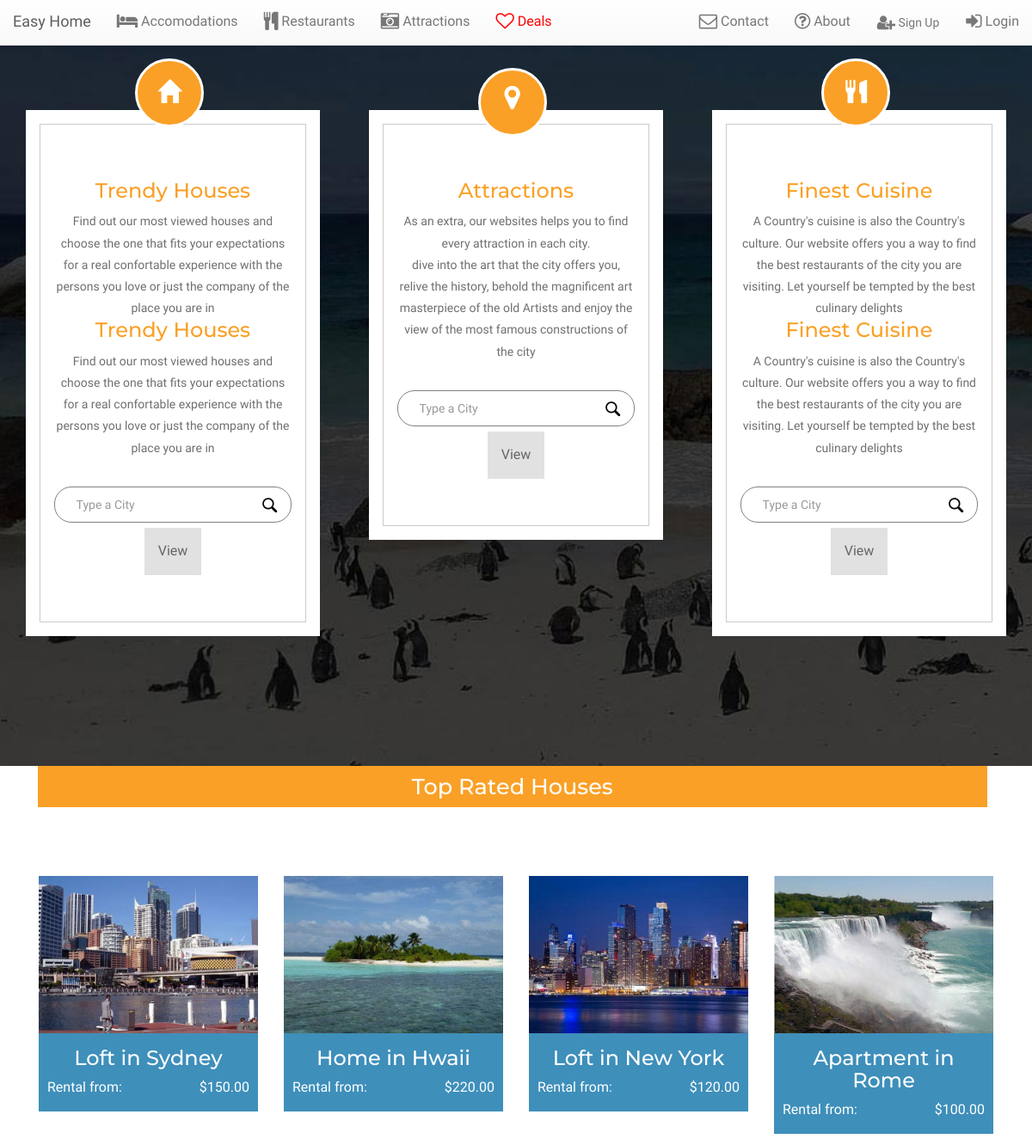
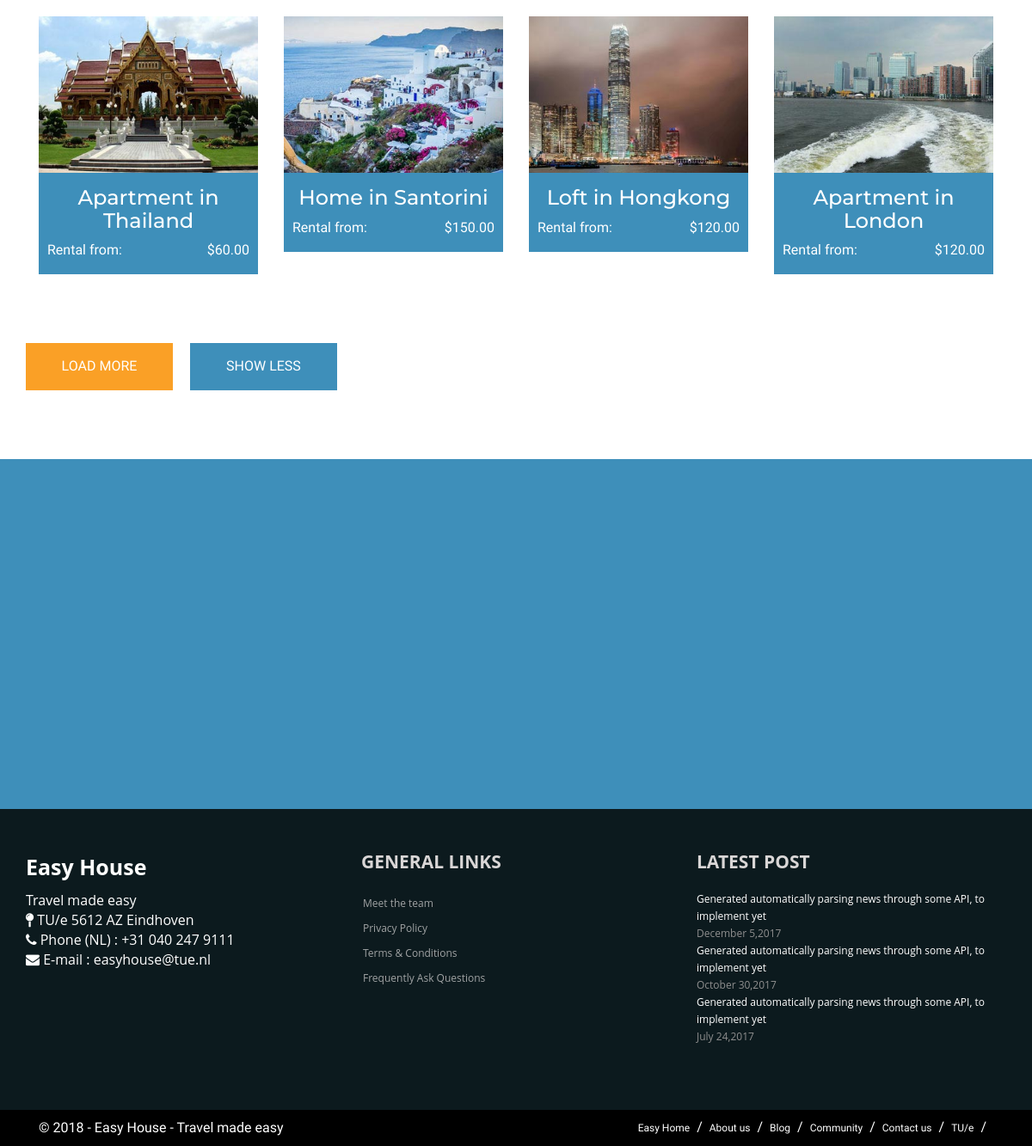
/home/, run on the app's committed database (2 pictures, top to bottom).
### backend/models.py (models this page shows)
class Apartments(models.Model):
	author = models.ForeignKey('auth.User')
	title = models.CharField(max_length=200)
	text = models.TextField()
	created_date = models.DateTimeField(
			default=timezone.now)
	published_date = models.DateTimeField(
			blank=True, null=True)

class Restaurants(models.Model):
	author = models.ForeignKey('auth.User')
	title = models.CharField(max_length=200)
	text = models.TextField()
	created_date = models.DateTimeField(
			default=timezone.now)
	published_date = models.DateTimeField(
			blank=True, null=True)

### frontend/views.py (the view)
# urls.py: url(r'^home/$', views.frontend_home, name='frontend_home'),
def frontend_home(request):
	restaurants = Restaurants.objects.filter(published_date__lte=timezone.now()).order_by('published_date')
	attractions = Attractions.objects.filter(published_date__lte=timezone.now()).order_by('published_date')
	apartments = Apartments.objects.filter(published_date__lte=timezone.now()).order_by('published_date')
	return render(request, 'frontend/home.html', {'restaurants': restaurants, 'attractions': attractions, 'apartments':apartments})

### frontend/templates/frontend/home.html (shortened to what this page needs)
{% extends 'frontend/index.html' %}
{% load staticfiles %}
{% block content %}
<div class="contant">
	<div class="container">
		<div class="contant-main">
			  <div class="col-md-4 content-grid-1 bg-one">
			  	<div class="content-grid-text">
			  		{% for apartment in apartments %}
						<h3>{{ apartment.title }}</h3>
						<p>{{ apartment.text|linebreaksbr }}</p>
					{% endfor %}
			  		<h3>Trendy Houses</h3>
			  		<p> Find out our most viewed houses and choose the one that fits your expectations for a real confortable experience with the persons you love or just the company of the place you are in</p>
			  		 <div class=" ser-grid">
		   				<a href="#" class="hi-icon hi-icon-archive glyphicon glyphicon-home"> </a>
		   			  </div>
			  		<div class="contant-bwn">
							<div class="search-wrapper">
								<input type="text" value="Type a City" class="search-field" onfocus="this.value = '';" onblur="if (this.value == '') {this.value = 'Type a City';}"/>
								<input type="submit" class="search-img" value="">
							</div>
			  			<a href="single.html" class="button push">View</a>
			  		</div>
			  	</div>
			  </div>
			  <div class="col-md-4 content-grid-1 bg-two">
			  	<div class="content-grid-text">
			  		<h3>Attractions</h3>
			  		<p> As an extra, our websites helps you to find every attraction in each city. <br>dive into the art that the city offers you, relive the history, behold the magnificent art masterpiece of the old Artists and enjoy the view of the most famous constructions of the city<br></p>
			  		<div class=" ser-grid">
		   				<a href="#" class="hi-icon hi-icon-archive glyphicon"><i class="fa fa-map-marker fa-2x" style="icon"aria-hidden="true"></i></a>
		   			  </div>
							<div class="contant-bwn">
								<div class="search-wrapper">
									<input type="text" value="Type a City" class="search-field" onfocus="this.value = '';" onblur="if (this.value == '') {this.value = 'Type a City';}"/>
									<input type="submit" class="search-img" value="">
								</div>
				  			<a href="single.html" class="button push">View</a>
				  		</div>
			  	</div>
			  </div>
			  <div class="col-md-4 content-grid-3 bg-three">
			  	<div class="content-grid-text">
	  				{% for restaurant in restaurants %}
						<h3>{{ restaurant.title }}</h3>
						<p>{{ restaurant.text|linebreaksbr }}</p>
					{% endfor %}
			  		<h3>Finest Cuisine</h3>
			  		<p> A Country's cuisine is also the Country's culture. Our website offers you a way to find the best restaurants of the city you are visiting. Let yourself be tempted by the best culinary delights</p>
			  		<div class="ser-grid">
		   				<a href="#" class="hi-icon hi-icon-archive glyphicon glyphicon-cutlery"> </a>
		   			  </div>
			  		<div class="contant-bwn">
							<div class="search-wrapper">
								<input type="text" value="Type a City" class="search-field" onfocus="this.value = '';" onblur="if (this.value == '') {this.value = 'Type a City';}"/>
								<input type="submit" class="search-img" value="">
							</div>
							<a href="single.html" class="button push">View</a>
			  		</div>
			  	</div>
			  </div>
			</div>
		</div>
</div>
<div class="feature-grid">
	<div class="container">
		<div class="feature-grid-main">
			<h5>Top Rated Houses</h5>
		      <div class="load_more">
					 <ul id="myList">
					<li>
					<div class="l_g">
						<div class="col-md-3 fea-grid-1">
							<div class="fea-grid-top">
								<a href="single.html"><img src="images/f1.jpg" alt="" class="img-responsive"></a>
							</div>
							<div class="fea-grid-bottom">
								<h3><a href="single.html">Loft in Sydney</a></h3>
								<div class="fea-grid-left">
									<p>Rental from:</p>
								</div>
								<div class="fea-grid-right">
									<p>$150.00</p>
								</div>
								<div class="clearfix"> </div>
							</div>
						</div>
						<div class="col-md-3 fea-grid-1">
							<div class="fea-grid-top">
								<a href="single.html"><img src="images/f2.jpg" alt="" class="img-responsive"></a>
							</div>
							<div class="fea-grid-bottom">
								<h3><a href="single.html">Home in Hwaii</a></h3>
								<div class="fea-grid-left">
									<p>Rental from:</p>
								</div>
								<div class="fea-grid-right">
									<p>$220.00</p>
								</div>
								<div class="clearfix"> </div>
							</div>
						</div>
						<div class="col-md-3 fea-grid-1">
							<div class="fea-grid-top">
								<a href="single.html"><img src="images/f3.jpg" alt="" class="img-responsive"></a>
							</div>
							<div class="fea-grid-bottom">
								<h3><a href="single.html">Loft in New York</a></h3>
								<div class="fea-grid-left">
									<p>Rental from:</p>
								</div>
								<div class="fea-grid-right">
									<p>$120.00</p>
								</div>
								<div class="clearfix"> </div>
							</div>
						</div>
						<div class="col-md-3 fea-grid-1">
							<div class="fea-grid-top">
								<a href="single.html"><img src="images/f4.jpg" alt="" class="img-responsive"></a>
							</div>
							<div class="fea-grid-bottom">
								<h3><a href="single.html">Apartment in Rome</a></h3>
								<div class="fea-grid-left">
									<p>Rental from:</p>
								</div>
								<div class="fea-grid-right">
									<p>$100.00</p>
								</div>
								<div class="clearfix"> </div>
							</div>
						</div>
						 <div class="clearfix"> </div>
					 </div>
				    </li>
					<li>
					 <div class="l_g">
					  <div class="col-md-3 fea-grid-1">
							<div class="fea-grid-top">
								<a href="single.html"><img src="images/f5.jpg" alt="" class="img-responsive"></a>
							</div>
							<div class="fea-grid-bottom">
								<h3><a href="single.html">Apartment in Thailand</a></h3>
								<div class="fea-grid-left">
									<p>Rental from:</p>
								</div>
								<div class="fea-grid-right">
									<p>$60.00</p>
								</div>
								<div class="clearfix"> </div>
							</div>
						</div>
						<div class="col-md-3 fea-grid-1">
							<div class="fea-grid-top">
								<a href="single.html"><img src="images/f6.jpg" alt="" class="img-responsive"></a>
							</div>
							<div class="fea-grid-bottom">
								<h3><a href="single.html">Home in Santorini</a></h3>
								<div class="fea-grid-left">
									<p>Rental from:</p>
								</div>
								<div class="fea-grid-right">
									<p>$150.00</p>
								</div>
								<div class="clearfix"> </div>
							</div>
						</div>
						<div class="col-md-3 fea-grid-1">
							<div class="fea-grid-top">
								<a href="single.html"><img src="images/f7.jpg" alt="" class="img-responsive"></a>
							</div>
							<div class="fea-grid-bottom">
								<h3><a href="single.html">Loft in Hongkong</a></h3>
								<div class="fea-grid-left">
									<p>Rental from:</p>
								</div>
								<div class="fea-grid-right">
									<p>$120.00</p>
								</div>
								<div class="clearfix"> </div>
							</div>
						</div>
						<div class="col-md-3 fea-grid-1">
							<div class="fea-grid-top">
								<a href="single.html"><img src="images/f8.jpg" alt="" class="img-responsive"></a>
							</div>
							<div class="fea-grid-bottom">
								<h3><a href="single.html">Apartment in London</a></h3>
								<div class="fea-grid-left">
									<p>Rental from:</p>
								</div>
								<div class="fea-grid-right">
									<p>$120.00</p>
								</div>
								<div class="clearfix"> </div>
							</div>
						</div>
						 <div class="clearfix"> </div>
					</div>
				</li>
			</ul>
	<div id="loadMore">Load More</div>
	 <div id="showLess">Show less</div>
		</div>
	</div>
</div>
</div>
<div class="map">
	<iframe src="https://www.google.com/maps/embed?pb=!1m18!1m12!1m3!1d2486.51974787438!2d5.488526115970238!3d51.44861312282034!2m3!1f0!2f0!3f0!3m2!1i1024!2i768!4f13.1!3m3!1m2!1s0x47c6d8e08bdd34c1%3A0xc4a671b15dfb8dff!2sUniversit%C3%A0+tecnica+di+Eindhoven!5e0!3m2!1sit!2sin!4v1515013560872" frameborder="0" style="border:0" ></iframe>
</div>
{% endblock %}

### frontend/static/css/styleFront.css (style rules this page uses)
h4, h5, h6, h1, h2, h3 { margin-top: 0; }
ul, ol { margin: 0; }
p { margin: 0; }
html, body { font-family: 'Hind', sans-serif; font-size: 100%; background:#fff; }
a { text-decoration: none; }
.contant-main { padding: 8em 0px 8em 0px; text-align: center; }
.contant { background: url(../images/4.jpg)no-repeat; background-size: cover; -webkit-background-size:cover; -moz-background-size:cover; -o-background-size:cover; -ms-background-size:cove; min-height: 500px; }
.contant-bwn { margin: 2em 0px 0px 0px; }
.content-grid-1 { width:30%; margin:0 5% 2% 0; float:left; padding:1em; min-height:250px; position:relative; }
.content-grid-3 { width:30%; float:right; padding:1em; min-height:250px; position:relative; }
.bg-one { background:#fff; }
.bg-two { background:#fff; }
.bg-three { background:#fff; }
.content-grid-text { border:1px solid #cacaca; padding:4em 1em 3em 1em; }
.content-grid-text h3 { font-size: 1.5em; color: #FAA026; font-family: 'Montserrat', sans-serif; }
.content-grid-text p { font-size: 14px; font-weight: 300; color: #6F6F6F; line-height: 1.8em; }
.ser-grid { position: absolute; top: -10%; left: 37%; }
.hi-icon { display: inline-block; cursor: pointer; width: 80px; height: 80px; border-radius: 50%; text-align: center; position: relative; color: #fff; border: 3px solid #FFFFFF; line-height: 4.5em; font-size: 1em; background: rgb(250, 160, 38); }
.hi-icon:after { position: absolute; width: 100%; height: 100%; border-radius: 50%; content: ''; -webkit-box-sizing: content-box; -moz-box-sizing: content-box; box-sizing: content-box; }
.hi-icon:before { font-size: 1.7em; display: block; }
.ser-grid .hi-icon:after { top: 0; left: 0; padding: 0; z-index: -1; box-shadow: 0 0 0 2px rgba(203, 178, 92, 0.81); opacity: 0; -webkit-transform: scale(0.9); -moz-transform: scale(0.9); -ms-transform: scale(0.9); transform: scale(0.9); }
.search-field { font-size: 14px; font-weight: 400; color: #999; width: 81%; padding:10px 10px 10px 18px; outline: none; border: none; border-radius: 20px; -webkit-border-radius:20px; -moz-border-radius:20px; -o-border-radius:20px; }
.search-img { border: none; outline: none; width: 35px; height: 26px; vertical-align: middle; border-radius: 15px; -webkit-border-radius:15px; -moz-border-radius:15px; -o-border-radius:15px; background: url(../images/search.png) no-repeat 9px 4px; }
.search-wrapper { border: solid thin grey; border-radius: 20px; -webkit-border-radius:20px; -moz-border-radius:20px; -o-border-radius:20px; }
.load_more { margin-top: 5em; }
ul#myList { padding: 0px; }
#myList li { display:none; list-style-type:none; }
#loadMore { color: #FFFFFF; padding: 1em 0.5em; display: inline-block; text-align: center; font-size: 1em; text-transform: uppercase; cursor: pointer; background: #FAA026; width: 15%; margin-right: 1em; }
#showLess { color: #FFFFFF; padding: 1em 0.5em; display: inline-block; text-align: center; font-size: 1em; text-transform: uppercase; cursor: pointer; background: #3E8FBA; width: 15%; margin: 3em auto 0em; }
.l_g:after { clear: both; }
.feature-grid { padding: 0em 0px 5em 0px; }
.feature-grid-main h5 { text-align: center; font-size: 1.6em; background: #FAA026; width: 96.8%; margin-left: 14px; color: #fff; padding: 10px 0px; font-family: 'Montserrat', sans-serif; }
.fea-grid-left { float: left; }
.fea-grid-1 { float: left; width: 25%; margin: 0em 0em 2em 0em; }
.fea-grid-bottom { background: #3E8FBA; padding: 1em 10px; }
.fea-grid-bottom h3 a { font-size: 1em; color: #fff; padding: 5px 0px; text-decoration:none; font-family: 'Montserrat', sans-serif; }
.fea-grid-bottom h3 { text-align: center; }
.fea-grid-left p { color: #fff; font-size: 1em; font-weight: 300; }
.fea-grid-right p { color: #fff; font-size: 1em; font-weight: 300; }
.fea-grid-right { float: right; }
.map iframe { width:100%; height:400px; }
.map { background:#3E8FBA; }

### frontend/static/css/hover.css (style rules this page uses)
.button { margin: .4em; padding: 1em; cursor: pointer; background: #e1e1e1; text-decoration: none; color: #666666; -webkit-tap-highlight-color: rgba(0, 0, 0, 0); }
.push { display: inline-block; -webkit-transform: translateZ(0); transform: translateZ(0); box-shadow: 0 0 1px rgba(0, 0, 0, 0); }

### data on the page
Apartments: title "Trendy Houses", text "Find out our most viewed houses and choose the one that fits your expectations for a real confortable experience with the persons you love or just the company of the place you are in"
Restaurants: title "Finest Cuisine", text "A Country's cuisine is also the Country's culture. Our website offers you a way to find the best restaurants of the city you are visiting. Let yourself be tempted by the best culinary delights"
